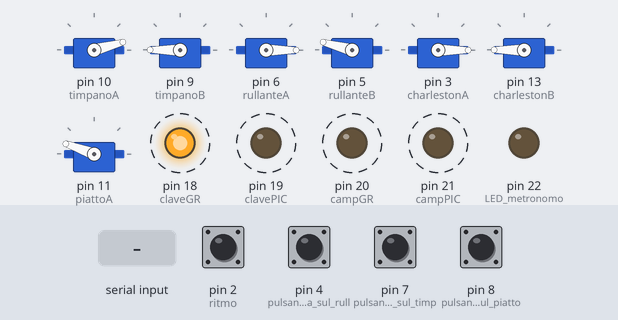
The sketch below on a simulated Arduino Mega 2560, built with avr-gcc and run on an emulated ATmega2560. Shown: 7 × servo, output pins drawn as LEDs (lit = HIGH). Dashed ring = blinking. The inputs (shaded band) are chosen by the test bench; at power-on: pin 2 (ritmo), pin 4 (pulsante_rullata_sul_rull), pin 7 (pulsante_rullata_sul_timp), pin 8 (pulsante_colpo_sul_piatto) HIGH.

Above: at 1.27 s.
1.3 s: byte 30 received over Serial
At 1.57 s:
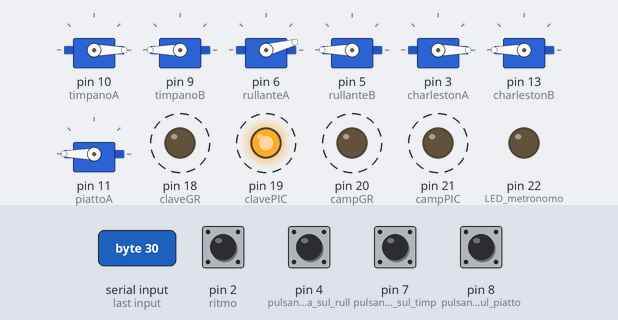
5.7 s: pin 7 (pulsante_rullata_sul_timp) pulled LOW for 0.15 s
At 5.78 s:
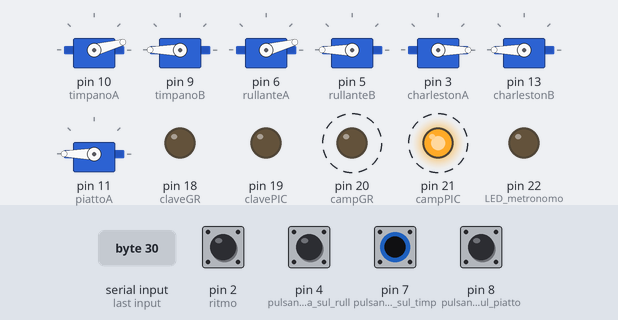
9.9 s: pin 8 (pulsante_colpo_sul_piatto) pulled LOW for 0.15 s
At 10.29 s:
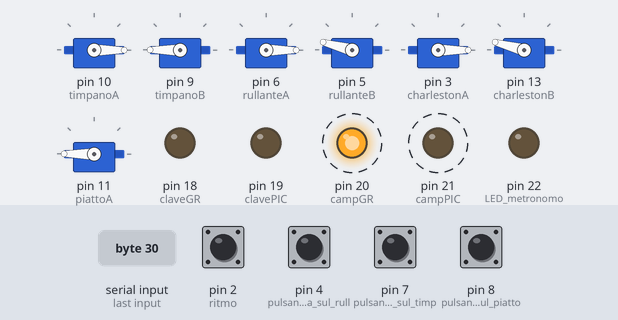
13.4 s: pin 7 (pulsante_rullata_sul_timp) pulled LOW for 1 s
At 14.2 s:
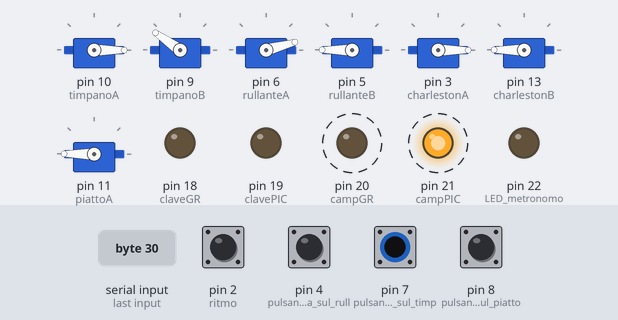
16.9 s: pin 8 (pulsante_colpo_sul_piatto) pulled LOW for 1 s
20.4 s: pin 8 (pulsante_colpo_sul_piatto) pulled LOW for 1 s
Timing chart, 0 to 24.9 s (numbered marks = the images above; inputs shaded):
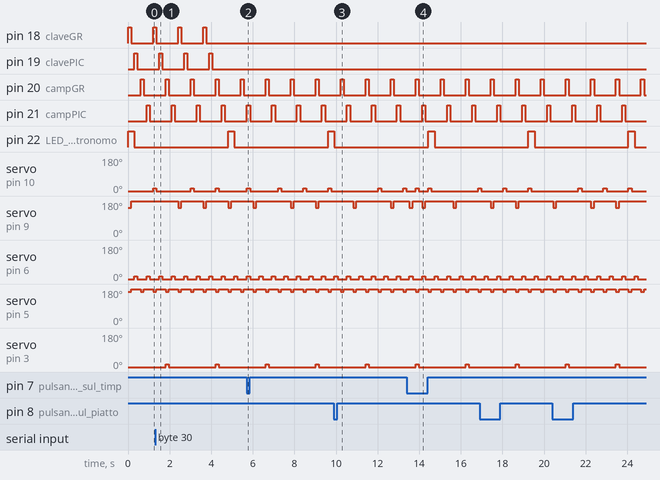

The sketch:

batterista_serialread.ino
```cpp
// 4 magneti: pin analogici + 7 servo,  ON OFF pin 0, scelta ritmo pin 1 e 2, LED, ritmo 4 registrato attraverso serialRead

#define readArraySize 128
#define nStrum 8

#include <Servo.h>

Servo timpanoA;
Servo timpanoB;
Servo rullanteA;
Servo rullanteB;
Servo charlestonA;
Servo charlestonB;
Servo piattoA;

//DICHIARAZIONI VARIABILI
boolean inter;    // interruttore ON OFF    pin 0
int ritmo;
boolean ritmo1;    // scelta ritmo  pin 1
boolean ritmo2;    // scelta ritmo  pin 2
int sedic;       // puntatore sedicesimo
int metronomo;   //battiti per minuto (bpm)
int sedicesimo; //durata di un sedicesimo in ms
boolean ti;   // flag timpano
boolean ch;   // flag charleston
boolean ru;   // flag rullante

boolean claveGR[16] ;     // clave grande
boolean clavePIC [16] ;   // clave piccola
boolean campGR [16] ;
boolean campPIC [16];

boolean timpano [16] ;
boolean piatto [16] ;
boolean rullante [16] ;
boolean charleston [16];

//PROGRAMMAZIONE 2 RITMI E METRONOMI


int metronomo1= 100 ;    // RITMO 1

boolean claveGR1 [16] =   {0,0,1,0,1,0,0,0,1,0,0,1,0,0,1,0};
boolean clavePIC1 [16] =  {1,0,0,0,1,0,0,1,0,0,1,0,0,1,0,0};
boolean campGR1 [16] =    {1,0,0,0,1,0,0,0,1,0,0,0,0,1,0,0};
boolean campPIC1 [16] =   {0,0,1,0,0,0,0,0,0,0,0,0,1,0,0,0};

boolean timpano1 [16] =    {1,0,0,0,0,0,0,0,1,0,0,0,0,0,0,0};
boolean piatto1 [16] =     {0,0,1,0,1,0,0,0,1,0,0,1,0,0,1,0};
boolean rullante1 [16] =   {1,0,0,0,0,0,1,0,0,0,1,0,1,0,0,0};
boolean charleston1 [16] = {0,1,0,1,0,1,0,1,0,1,0,0,0,1,0,1};


int metronomo2= 120 ;   // RITMO 2 Every breath

boolean claveGR2 [16] =   {0,0,0,0,0,0,0,0,0,0,0,0,0,0,0,0};
boolean clavePIC2 [16] =  {0,0,0,0,0,0,0,0,0,0,0,0,0,0,0,0};
boolean campGR2 [16] =    {0,0,0,0,0,0,0,0,0,0,0,0,0,0,0,0};
boolean campPIC2 [16] =   {0,0,0,0,0,0,0,0,0,0,0,0,0,0,0,0};

boolean timpano2 [16] =    {1,0,0,0,0,0,1,0,1,0,0,0,0,0,0,0};
boolean piatto2 [16] =     {1,0,0,0,0,0,0,0,0,0,0,0,0,0,0,0};
boolean rullante2 [16] =   {0,0,0,0,1,0,0,0,0,0,0,0,1,0,0,0};
boolean charleston2 [16] = {1,0,1,0,1,0,1,0,1,0,1,0,1,0,1,0};


int metronomo3= 75 ;   // RITMO 3

boolean claveGR3 [16] =   {1,1,1,1,1,1,1,0,1,0,0,1,0,0,1,0};
boolean clavePIC3 [16] =  {1,0,1,0,1,0,0,1,1,1,1,0,0,0,0,0};
boolean campGR3 [16] =    {1,0,0,0,1,0,0,0,0,0,1,0,1,1,1,1};
boolean campPIC3 [16] =   {0,0,1,0,0,0,0,0,1,1,1,1,1,0,0,0};

boolean timpano3 [16] =    {1,0,0,0,1,0,0,0,1,0,1,0,1,0,1,0};
boolean piatto3 [16] =     {0,0,0,0,0,0,0,0,0,0,0,0,0,0,0,0};
boolean rullante3 [16] =   {0,0,0,0,0,0,0,0,0,0,0,0,0,0,0,0};
boolean charleston3 [16] = {0,0,0,0,0,0,0,0,0,0,0,0,0,0,0,0};


int metronomo4= 50 ;   // RITMO 4

boolean claveGR4 [16] =   {1,0,0,0,1,0,0,0,1,0,0,0,1,0,0,0};
boolean clavePIC4 [16] =  {0,1,0,0,0,1,0,0,0,1,0,0,0,1,0,0};
boolean campGR4 [16] =    {0,0,1,0,0,0,1,0,0,0,1,0,0,0,1,0};
boolean campPIC4 [16] =   {0,0,0,1,0,0,0,1,0,0,0,1,0,0,0,1};

boolean timpano4 [16] =    {1,0,0,0,1,0,0,0,1,0,1,0,1,0,1,0};
boolean piatto4 [16] =     {1,0,0,0,1,0,0,0,1,0,0,0,1,0,0,0};
boolean rullante4 [16] =   {1,1,1,1,1,1,1,1,1,1,1,1,1,1,1,1};
boolean charleston4 [16] = {0,0,1,0,0,0,1,0,0,0,1,0,0,0,1,0};


void setup() {

 //IMPIEGO PIN ARDUINO  (DECIDERE PIN)
 pinMode(18, OUTPUT); //claveGR
 pinMode(19, OUTPUT); //clavePIC
 pinMode(20, OUTPUT); //campGR
 pinMode(21, OUTPUT); //campPIC
 pinMode(22, OUTPUT); //LED metronomo

 pinMode(0, INPUT_PULLUP); // interruttore ON OFF    pin 0
 pinMode(1, INPUT_PULLUP); // ritmo
 pinMode(2, INPUT_PULLUP); // ritmo
 pinMode(7, INPUT_PULLUP); // pulsante rullata sul timpano
 pinMode(8, INPUT_PULLUP); // pulsante colpo sul piatto
 pinMode(4, INPUT_PULLUP); // pulsante rullata sul rullante

 timpanoA.attach(10);
 timpanoB.attach(9);
 rullanteA.attach(6);
 rullanteB.attach(5);
 charlestonA.attach(3);
 charlestonB.attach(13);
 piattoA.attach(11);


 //INIZIALIZZAZIONI servo, magneti e flag
     timpanoA.write(0); //servo timpanoA a riposo
     timpanoB.write(180); //servo timpanoB a riposo
     rullanteA.write(0); //servo rullanteA a riposo
     rullanteB.write(180); //servo rullanteB a riposo
     charlestonA.write(0); //servo charlestonA a riposo
     charlestonB.write(180); //servo charlestonB a riposo
     piattoA.write(180); //servo piattoA a riposo

     digitalWrite(18, 0); //claveGR a riposo
     digitalWrite(19, 0); //clavePIC a riposo
     digitalWrite(20, 0); //campGR a riposo
     digitalWrite(21, 0); //campPIC a riposo
     digitalWrite(22, 0); // metronomo spento

     ti=0; // inizializzazione FLAG
     ch=0;
     ru=0;

     Serial.begin(9600);

     }


void leggiSeriale(){
	boolean serialData[readArraySize];
	boolean input;
	int dimensione;
	int tmp;
    while(Serial.available() > 0 && tmp < readArraySize-1){
		input = Serial.read();
		serialData[tmp]= input;
		dimensione = dimensione + input;
	}
	if (dimensione != 0 ){
		for ( tmp=0; tmp < readArraySize/nStrum ; tmp++ )
			claveGR4[tmp]=serialData[tmp];

		for (tmp=readArraySize/nStrum; tmp < readArraySize/nStrum*2; tmp ++)
			clavePIC4[tmp-readArraySize/nStrum]=serialData[tmp];

		for (tmp=readArraySize/nStrum*2; tmp < readArraySize/nStrum*3; tmp ++)
			campGR4[readArraySize/nStrum*2]=serialData[tmp];

		for (tmp=readArraySize/nStrum*3; tmp < readArraySize/nStrum*4; tmp ++)
			campPIC4[readArraySize/nStrum*3]=serialData[tmp];

		for (tmp=readArraySize/nStrum*4; tmp < readArraySize/nStrum*5; tmp ++)
			timpano4[readArraySize/nStrum*4]=serialData[tmp];

		for (tmp=readArraySize/nStrum*5; tmp < readArraySize/nStrum*6; tmp ++)
			piatto4[readArraySize/nStrum*5]=serialData[tmp];

		for (tmp=readArraySize/nStrum*6; tmp < readArraySize/nStrum*7; tmp ++)
			rullante4[readArraySize/nStrum*6]=serialData[tmp];

		for (tmp=readArraySize/nStrum*7; tmp < readArraySize; tmp ++)
			charleston4[readArraySize/nStrum*7]=serialData[tmp];
	}
}

void loop() {

inter = digitalRead(0);  // leggi interruttore ON Off
 while(inter)   {

ritmo1 = digitalRead(1);  // leggi ritmo 1 o  2
ritmo2 = digitalRead(2);  // leggi ritmo 1 o  2

int ritmo = ritmo1 + ritmo2*2;
switch ( ritmo ) {
    case 0: {
        metronomo = metronomo1;
         memcpy(claveGR, claveGR1, 16);
         memcpy(clavePIC,clavePIC1,16);
         memcpy(campGR,campGR1,16);
         memcpy(campPIC,campPIC1,16);
         memcpy(timpano,timpano1,16);
         memcpy(piatto,piatto1,16);
         memcpy(rullante,rullante1,16);
         memcpy(charleston,charleston1,16); }
         break;

    case 1: {
        metronomo = metronomo2;

         memcpy(claveGR, claveGR2, 16);
         memcpy(clavePIC,clavePIC2,16);
         memcpy(campGR,campGR2,16);
         memcpy(campPIC,campPIC2,16);
         memcpy(timpano,timpano2,16);
         memcpy(piatto,piatto2,16);
         memcpy(rullante,rullante2,16);
         memcpy(charleston,charleston2,16); }
         break;

     case 2: {
        metronomo = metronomo3;

         memcpy(claveGR, claveGR3, 16);
         memcpy(clavePIC,clavePIC3,16);
         memcpy(campGR,campGR3,16);
         memcpy(campPIC,campPIC3,16);
         memcpy(timpano,timpano3,16);
         memcpy(piatto,piatto3,16);
         memcpy(rullante,rullante3,16);
         memcpy(charleston,charleston3,16);  }
         break;

      case 3: {
        metronomo = metronomo4;

	 leggiSeriale();
         memcpy(claveGR, claveGR4, 16);
         memcpy(clavePIC,clavePIC4,16);
         memcpy(campGR,campGR4,16);
         memcpy(campPIC,campPIC4,16);
         memcpy(timpano,timpano4,16);
         memcpy(piatto,piatto4,16);
         memcpy(rullante,rullante4,16);
         memcpy(charleston,charleston4,16); }
         break;
   }

  sedicesimo = 15000/metronomo; // calcolo durata di un sedicesimo in ms
                                //(60 X 1000)/(4 X metronomo)  metronomo=n° di quarti al minuto

   for (sedic=0; sedic<16; sedic++) {          // ciclo FOR di esecuzione ritmo selezionato

      if (sedic == 0){ digitalWrite(22, 1);}   // accendi LED metronomo a inizio battuta
      else { digitalWrite(22, 0);}

bool rullataTimp = digitalRead(7);  // leggi pulsante rullata  TIMPANO

      if (timpano[sedic] == 1 || rullataTimp==0)   {
         if (ti==1){               // suona timpanoA o timpanoB in base alla flag ti
           timpanoA.write(15);
         }
         else{
           timpanoB.write(145);
         }
         ti=!ti;   // nega la flag timpano       NEGARE x 2 bacchette
      }

    bool rullataRull = digitalRead(4);  // leggi pulsante rullata   Rullante

      if (rullante[sedic] == 1 || rullataRull==0)   {
               if (ru==1){         // suona rullante1 o rullante2 in base alla flag ru
                 rullanteA.write(15);
               }
               else{
                 rullanteB.write(165);
               }
               ru=!ru;   // nega la flag rullante
      }

        if (charleston[sedic] == 1)   {
               if (ch==1){           // suona charleston1 o charleston2 in base alla flag ch
                 charlestonA.write(15);
               }
               else{
                 charlestonB.write(165);
               }
               ch=!ch;   // nega la flag charleston
      }

     bool rullataPiatto = digitalRead(8);  // leggi pulsante rullata   Piatto
      if (piatto[sedic] == 1 || rullataPiatto==0)
        piattoA.write(160);   // suona piatto


      if (claveGR[sedic] == 1)
         digitalWrite(18, 1);
      if (clavePIC[sedic] == 1)
         digitalWrite(19, 1);
      if (campGR[sedic] == 1)
         digitalWrite(20, 1);
      if (campPIC[sedic] == 1)
         digitalWrite(21, 1);

   delay(sedicesimo/2); //metà ritardo

//Riporta a zero
     timpanoA.write(0); //servo timpanoA a riposo
     timpanoB.write(180); //servo timpanoB a riposo
     rullanteA.write(0); //servo rullanteA a riposo
     rullanteB.write(180); //servo rullanteB a riposo
     charlestonA.write(0); //servo charlestonA a riposo
     charlestonB.write(180); //servo charlestonB a riposo
     piattoA.write(180); //servo piattoA a riposo

     digitalWrite(18, 0); //claveGR a riposo
     digitalWrite(19, 0); //clavePIC a riposo
     digitalWrite(20, 0); //campGR a riposo
     digitalWrite(21, 0); //campPIC a riposo

    delay(sedicesimo/2); //metà ritardo
        }  // chiusura del for
    inter = digitalRead(0);  // leggi interruttore ON Off
  }   // chiusura del  while
}
```

Measured:
- by itself, pin 18 (claveGR): alternates HIGH for 0.15 s and LOW for 1.1 s, 5 changes in all, then stays LOW
- by itself, pin 19 (clavePIC), pin 20 (campGR), pin 21 (campPIC): alternates HIGH for 0.15 s and LOW for 1.1 s
- by itself, servo on pin 10 (timpanoA): alternates 15° for 0.15 s and 0° for 1.1 s
- by itself, servo on pin 6 (rullanteA): alternates 15° for 0.15 s and 0° for 0.45 s
- by itself, servo on pin 5 (rullanteB): alternates 180° for 0.45 s and 165° for 0.15 s
- by itself, servo on pin 3 (charlestonA): alternates 15° for 0.15 s and 0° for 2.3 s
- by itself, servo on pin 13 (charlestonB): alternates 180° for 2.3 s and 165° for 0.15 s
- by itself, servo on pin 11 (piattoA): repeats every 1.2 s: 160° 0.15 s, 180° 1.1 s
